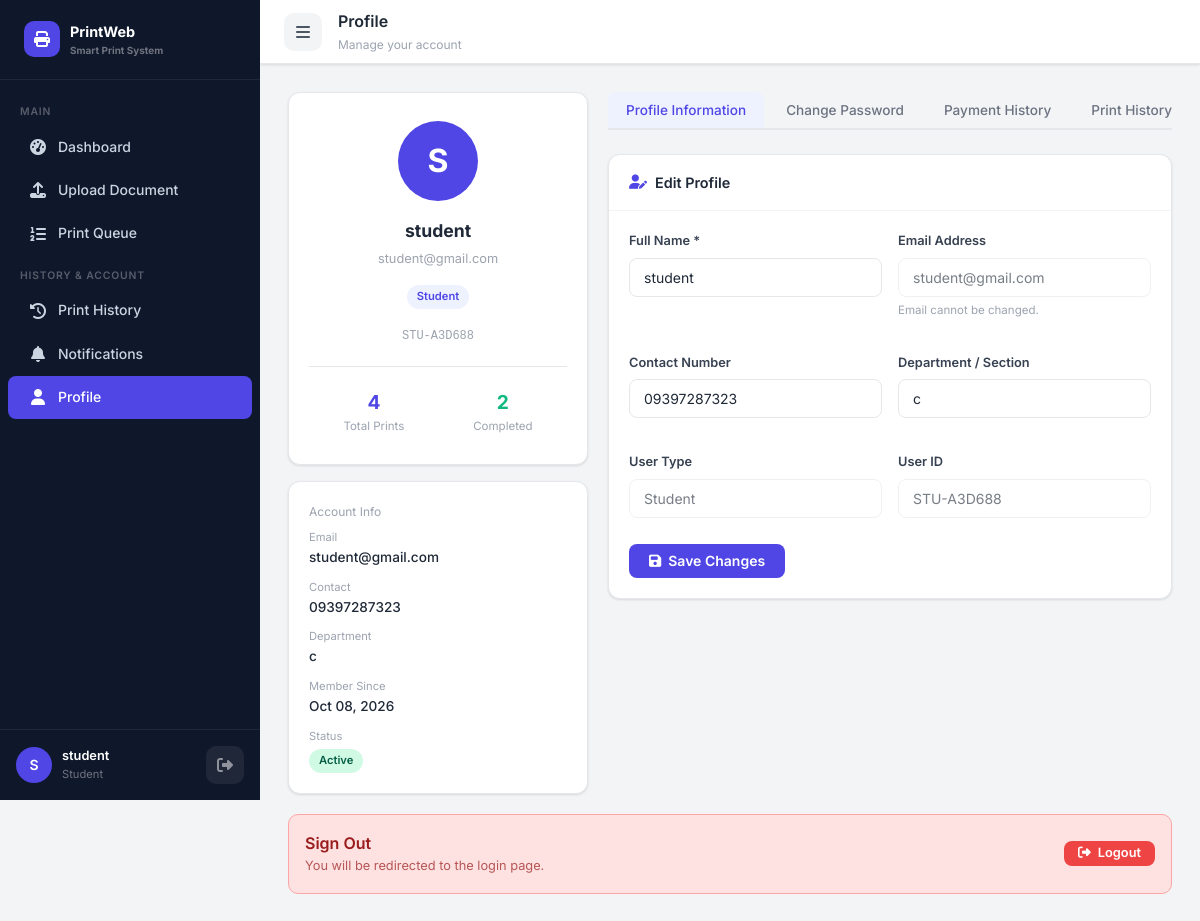
/user/profile.php (signed in), run on the app's committed database.
### tables this page shows
CREATE TABLE `users` (
  `id` int(11) NOT NULL,
  `user_id` varchar(20) NOT NULL,
  `full_name` varchar(150) NOT NULL,
  `email` varchar(150) NOT NULL,
  `password_hash` varchar(255) NOT NULL,
  `role` enum('student','faculty','staff','other','admin','operator') NOT NULL DEFAULT 'student',
  `contact_number` varchar(20) DEFAULT NULL,
  `department` varchar(100) DEFAULT NULL,
  `status` enum('active','inactive','suspended') NOT NULL DEFAULT 'active',
  `email_verified` tinyint(1) NOT NULL DEFAULT 0,
  `profile_picture` varchar(255) DEFAULT NULL,
  `created_at` datetime NOT NULL DEFAULT current_timestamp(),
  `updated_at` datetime NOT NULL DEFAULT current_timestamp() ON UPDATE current_timestamp()
);

### config/config.php (called while the page is built, shortened)
<?php
function isLoggedIn(): bool {
    return isset($_SESSION['user_id']) && !empty($_SESSION['user_id']);
}

### includes/functions.php (called while the page is built, shortened)
<?php
require_once __DIR__ . '/../config/config.php';
function getCurrentUser(): ?array {
    global $pdo;
    $stmt = $pdo->prepare("SELECT * FROM users WHERE id = ? AND status = 'active'");
    $stmt->execute([$_SESSION['user_id']]);
    return $stmt->fetch() ?: null;
}
function h(string $str): string {
    return htmlspecialchars($str, ENT_QUOTES, 'UTF-8');
}
function formatDateTime(?string $datetime, string $format = 'M d, Y h:i A'): string {
    return date($format, strtotime($datetime));
}
function getUserStats(int $userId): array {
    global $pdo;
    $stmt = $pdo->prepare("
        SELECT
            COUNT(*) as total_prints,
            SUM(CASE WHEN print_status IN ('queued','waiting','printing','awaiting_payment') THEN 1 ELSE 0 END) as pending_prints,
            SUM(CASE WHEN print_status = 'completed' THEN 1 ELSE 0 END) as completed_prints,
            SUM(CASE WHEN print_status = 'printing' THEN 1 ELSE 0 END) as active_prints,
            SUM(CASE WHEN pj.payment_status = 'successful' AND NOT EXISTS (
                SELECT 1 FROM payments pay
                WHERE pay.job_id = pj.id AND pay.payment_status = 'successful'
                  AND pay.payment_method = 'simulation'
            ) THEN pj.total_cost ELSE 0 END) as total_spent
        FROM print_jobs pj WHERE pj.user_id = ?
    ");
    $stmt->execute([$userId]);
    return $stmt->fetch() ?: [];
}

### user/profile.php (the view, shortened to what this page needs)
<?php
require_once __DIR__ . '/../config/config.php';
require_once __DIR__ . '/../includes/functions.php';
$user = getCurrentUser();
$activeTab = $_POST['active_tab'] ?? 'profile-info';
$stats = getUserStats($_SESSION['user_id']);
include __DIR__ . '/../includes/header.php';
?>
<div class="app-wrapper">
<?php include __DIR__ . '/../includes/sidebar_user.php'; ?>
<div class="main-content">
    <div class="topbar">
        <button class="icon-btn" id="sidebarToggle"><i class="fas fa-bars"></i></button>
        <div class="topbar-title">Profile<small>Manage your account</small></div>
    </div>
    <div class="page-content">
        <div class="profile-layout" style="display:grid;grid-template-columns:minmax(0, 300px) minmax(0, 1fr);gap:20px;align-items:start">
            <div style="display:flex;flex-direction:column;gap:16px">
                <div class="card fade-in" style="text-align:center;padding:28px 20px">
                    <div style="width:80px;height:80px;border-radius:50%;background:var(--primary);color:#fff;display:flex;align-items:center;justify-content:center;font-size:2rem;font-weight:700;margin:0 auto 16px">
                        <?= strtoupper(substr($user['full_name'], 0, 1)) ?>
                    </div>
                    <h2 style="font-size:1.1rem;font-weight:700;margin-bottom:4px"><?= h($user['full_name']) ?></h2>
                    <p style="font-size:.8rem;color:var(--gray-400);margin-bottom:12px"><?= h($user['email']) ?></p>
                    <span class="badge badge-primary" style="margin-bottom:8px"><?= ROLES[$user['role']] ?? $user['role'] ?></span>
                    <div style="font-size:.75rem;color:var(--gray-400);margin-top:8px">
                        <code><?= h($user['user_id']) ?></code>
                    </div>
                    <hr class="divider">
                    <div style="display:flex;justify-content:space-around;text-align:center">
                        <div><div style="font-weight:700;font-size:1.2rem;color:var(--primary)"><?= $stats['total_prints'] ?? 0 ?></div><div style="font-size:.72rem;color:var(--gray-400)">Total Prints</div></div>
                        <div><div style="font-weight:700;font-size:1.2rem;color:var(--success)"><?= $stats['completed_prints'] ?? 0 ?></div><div style="font-size:.72rem;color:var(--gray-400)">Completed</div></div>
                    </div>
                </div>
                <div class="card fade-in">
                    <div class="card-body">
                        <div style="font-size:.75rem;color:var(--gray-400);margin-bottom:8px">Account Info</div>
                        <div style="display:flex;flex-direction:column;gap:10px">
                            <div><div style="font-size:.7rem;color:var(--gray-400)">Email</div><div style="font-size:.85rem;font-weight:500"><?= h($user['email']) ?></div></div>
                            <div><div style="font-size:.7rem;color:var(--gray-400)">Contact</div><div style="font-size:.85rem;font-weight:500"><?= h($user['contact_number'] ?: '—') ?></div></div>
                            <div><div style="font-size:.7rem;color:var(--gray-400)">Department</div><div style="font-size:.85rem;font-weight:500"><?= h($user['department'] ?: '—') ?></div></div>
                            <div><div style="font-size:.7rem;color:var(--gray-400)">Member Since</div><div style="font-size:.85rem;font-weight:500"><?= formatDateTime($user['created_at'], 'M d, Y') ?></div></div>
                            <div><div style="font-size:.7rem;color:var(--gray-400)">Status</div><span class="badge badge-success">Active</span></div>
                        </div>
                    </div>
                </div>
            </div>
            <div class="fade-in profile-tabs" data-tabs>
                <div class="tabs" role="tablist" aria-label="Profile sections">
                    <button type="button" class="tab-btn<?= $activeTab === 'profile-info' ? ' active' : '' ?>" id="tab-profile-info" role="tab" aria-controls="profile-info" aria-selected="<?= $activeTab === 'profile-info' ? 'true' : 'false' ?>" data-tab="profile-info">Profile Information</button>
                    <button type="button" class="tab-btn<?= $activeTab === 'change-pwd' ? ' active' : '' ?>" id="tab-change-pwd" role="tab" aria-controls="change-pwd" aria-selected="<?= $activeTab === 'change-pwd' ? 'true' : 'false' ?>" data-tab="change-pwd">Change Password</button>
                    <button type="button" class="tab-btn<?= $activeTab === 'payment-hist' ? ' active' : '' ?>" id="tab-payment-hist" role="tab" aria-controls="payment-hist" aria-selected="<?= $activeTab === 'payment-hist' ? 'true' : 'false' ?>" data-tab="payment-hist">Payment History</button>
                    <button type="button" class="tab-btn<?= $activeTab === 'print-hist' ? ' active' : '' ?>" id="tab-print-hist" role="tab" aria-controls="print-hist" aria-selected="<?= $activeTab === 'print-hist' ? 'true' : 'false' ?>" data-tab="print-hist">Print History</button>
                </div>
                <div class="tab-pane<?= $activeTab === 'profile-info' ? ' active' : '' ?>" id="profile-info" role="tabpanel" aria-labelledby="tab-profile-info"<?= $activeTab === 'profile-info' ? '' : ' hidden' ?>>
                    <div class="card">
                        <div class="card-header">
                            <div class="card-title"><i class="fas fa-user-edit"></i> Edit Profile</div>
                        </div>
                        <div class="card-body">
                            <form method="POST">
                                <div style="display:grid;grid-template-columns:1fr 1fr;gap:16px">
                                    <div class="form-group">
                                        <label class="form-label">Full Name *</label>
                                        <input type="text" name="full_name" class="form-control" value="<?= h($user['full_name']) ?>" required>
                                    </div>
                                    <div class="form-group">
                                        <label class="form-label">Email Address</label>
                                        <input type="email" class="form-control" value="<?= h($user['email']) ?>" disabled style="opacity:.6">
                                        <div style="font-size:.72rem;color:var(--gray-400);margin-top:4px">Email cannot be changed.</div>
                                    </div>
                                    <div class="form-group">
                                        <label class="form-label">Contact Number</label>
                                        <input type="text" name="contact_number" class="form-control" value="<?= h($user['contact_number'] ?? '') ?>" placeholder="+63 9XX XXX XXXX">
                                    </div>
                                    <div class="form-group">
                                        <label class="form-label">Department / Section</label>
                                        <input type="text" name="department" class="form-control" value="<?= h($user['department'] ?? '') ?>" placeholder="e.g. BSCS - 3A">
                                    </div>
                                    <div class="form-group">
                                        <label class="form-label">User Type</label>
                                        <input type="text" class="form-control" value="<?= ROLES[$user['role']] ?? $user['role'] ?>" disabled style="opacity:.6">
                                    </div>
                                    <div class="form-group">
                                        <label class="form-label">User ID</label>
                                        <input type="text" class="form-control" value="<?= h($user['user_id']) ?>" disabled style="opacity:.6">
                                    </div>
                                </div>
                                <div style="margin-top:8px">
                                    <button type="submit" class="btn btn-primary"><i class="fas fa-save"></i> Save Changes</button>
                                </div>
                            </form>
                        </div>
                    </div>
                </div>
            </div>
        </div>
        <div style="margin-top:20px;padding:16px;background:var(--danger-light);border-radius:10px;display:flex;align-items:center;justify-content:space-between;border:1px solid #fca5a5">
            <div>
                <div style="font-weight:600;color:#991b1b">Sign Out</div>
                <div style="font-size:.8rem;color:#991b1b;opacity:.7">You will be redirected to the login page.</div>
            </div>
            <a href="<?= BASE_URL ?>/auth/logout.php" class="btn btn-danger btn-sm"><i class="fas fa-sign-out-alt"></i> Logout</a>
        </div>
    </div>
</div>
</div>
<?php include __DIR__ . '/../includes/footer.php'; ?>

### data on the page
users: full_name "S", full_name "student", email "student@gmail.com", role "Student", user "STU-A3D688", contact_number "09397287323", department "c", created_at "Oct 08, 2026"

### other printed values
$label "Dashboard Upload Document Print Queue Print History Notifications Profile"
substr($_SESSION['user_name'] ?? 'U', 0, 1) "S"
$_SESSION['user_name'] "student"
ROLES[$_SESSION['user_role'] ?? 'student'] "Student"
$stats['total_prints'] "4"
$stats['completed_prints'] "2"
